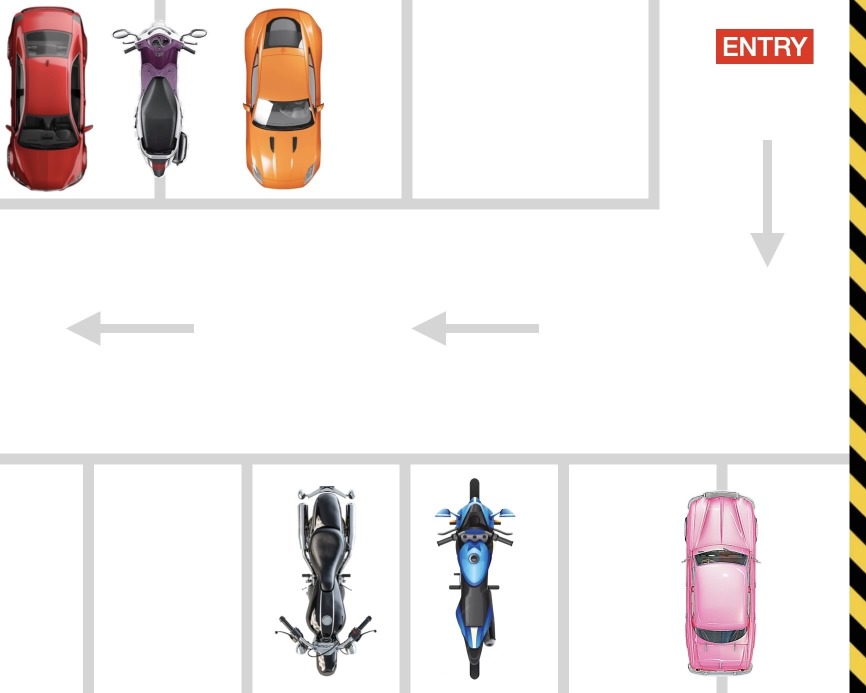
#> input picture Parking/carParkPortrait3.png, 1732 x 1386 px (shown at 1/2 size)
$ python draw.py
#> lines starting #> are read from the running program, lines starting #| are printed output that depends on the picture
import cv2
import pickle
import numpy as np

zoom_scale = 1.3
points = []  # Store polygon points
manual_mode = False
violation_mode = False
current_image_index = 0

# Image paths
image_paths = ['carParkPortrait3.png', 'carParkPortrait4.png']
img1 = cv2.imread(image_paths[0])
#> img1 is the input picture: shape (1386, 1732, 3); mean B, G, R 232.9, 234.4, 239.1
img2 = cv2.imread(image_paths[1])
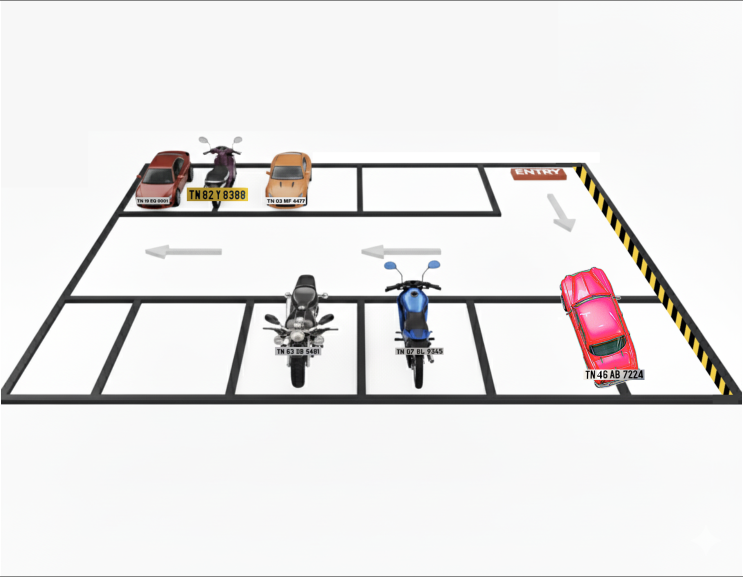
#> input picture Parking/carParkPortrait4.png, 1486 x 1154 px (shown at 1/2 size)
#> img2 is the input picture: shape (1154, 1486, 3); mean B, G, R 230.4, 230.6, 232.4
img2 = cv2.resize(img2, (img1.shape[1], img1.shape[0]))
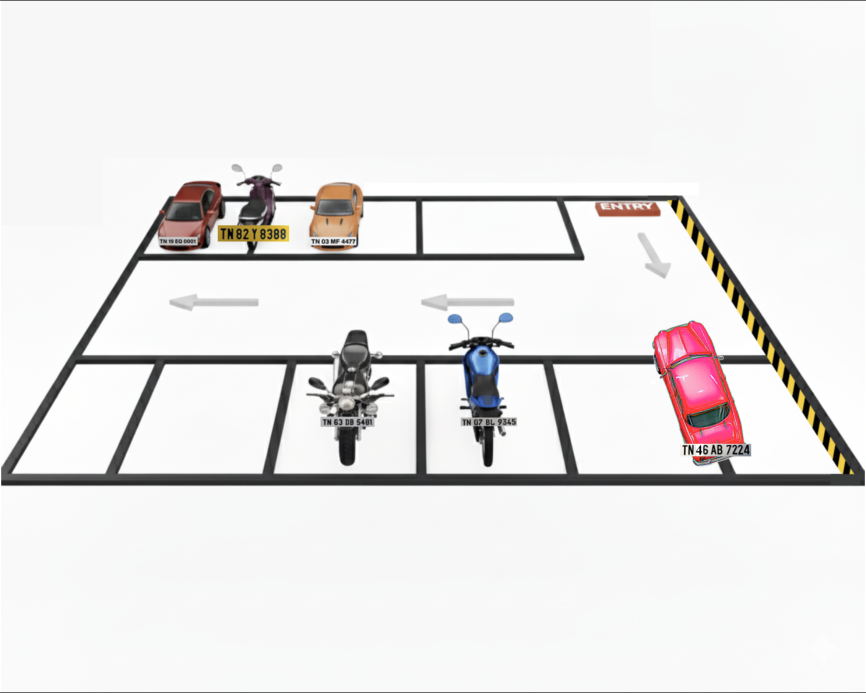
#> img2: shape (1386, 1732, 3) (shown at 1/2 size); mean B, G, R 230.3, 230.5, 232.4

# Load Saved Positions
posLists_parking = []
posLists_violation = []

for i in range(2):
    try:
        with open(f'CarParkPos_Parking_{i}', 'rb') as f:
            posLists_parking.append(pickle.load(f))
    except:
        posLists_parking.append([])

    try:
        with open(f'CarParkPos_Violation_{i}', 'rb') as f:
            posLists_violation.append(pickle.load(f))
    except:
        posLists_violation.append([])


def draw_polygon(event, x, y, flags, param):
    global points, manual_mode, violation_mode, img

    x = int(x / zoom_scale)
    y = int(y / zoom_scale)

    # Only allow manual or violation drawing
    if (manual_mode or violation_mode) and event == cv2.EVENT_LBUTTONDOWN:
        points.append((x, y))
        mode_name = "Violation" if violation_mode else "Parking"
        print(f"{mode_name} Mode: Point {len(points)} selected: {x, y}")

        if len(points) == 4:
            if violation_mode:
                posLists_violation[current_image_index].append(points[:])
                with open(f'CarParkPos_Violation_{current_image_index}', 'wb') as f:
                    pickle.dump(posLists_violation[current_image_index], f)
                print(f"Added VIOLATION polygon: {points}")
            else:
                posLists_parking[current_image_index].append(points[:])
                with open(f'CarParkPos_Parking_{current_image_index}', 'wb') as f:
                    pickle.dump(posLists_parking[current_image_index], f)
                print(f"Added PARKING polygon: {points}")

            points.clear()  # Reset


while True:
    img = cv2.imread(image_paths[current_image_index])
    if current_image_index == 1:
        img = cv2.resize(img, (img1.shape[1], img1.shape[0]))

    # Draw Parking polygons (GREEN)
    for i, poly in enumerate(posLists_parking[current_image_index]):
        pts = np.array(poly, np.int32)
        overlay = img.copy()
        cv2.fillPoly(overlay, [pts], (0, 255, 0))
        cv2.addWeighted(overlay, 0.3, img, 0.7, 0, img)
        cv2.polylines(img, [pts], True, (0, 255, 0), 2)
        cx, cy = np.mean(pts, axis=0).astype(int)
        cv2.putText(img, f"B{i+1}", (cx, cy), cv2.FONT_HERSHEY_SIMPLEX, 0.7, (255, 255, 255), 2)

    # Draw Violation polygons (RED)
    for i, poly in enumerate(posLists_violation[current_image_index]):
        pts = np.array(poly, np.int32)
        overlay = img.copy()
        cv2.fillPoly(overlay, [pts], (0, 0, 255))
        cv2.addWeighted(overlay, 0.3, img, 0.7, 0, img)
        cv2.polylines(img, [pts], True, (0, 0, 255), 2)
        cx, cy = np.mean(pts, axis=0).astype(int)
        cv2.putText(img, f"V{i+1}", (cx, cy), cv2.FONT_HERSHEY_SIMPLEX, 0.7, (255, 255, 255), 2)

    # Draw ongoing polygon points
    for pt in points:
        cv2.circle(img, pt, 4, (255, 255, 0), -1)
    if manual_mode or violation_mode:
        mode_text = "Violation Mode" if violation_mode else "Parking Mode"
        cv2.putText(img, f"{mode_text}: Select {len(points)+1}/4 points", (10, 25),
                    cv2.FONT_HERSHEY_SIMPLEX, 0.6, (0, 255, 255), 2)
        for j in range(len(points)-1):
            cv2.line(img, points[j], points[j+1], (255, 255, 0), 1)

    # Zoomed display
    zoomed_img = cv2.resize(img, None, fx=zoom_scale, fy=zoom_scale)
    cv2.imshow("Parking Zone Editor", zoomed_img)
    cv2.setMouseCallback("Parking Zone Editor", draw_polygon)

    key = cv2.waitKey(1)
#> (key q is pressed here)

    # Delete last polygon
    if key == ord('b'):
        if manual_mode and posLists_parking[current_image_index]:
            removed = posLists_parking[current_image_index].pop()
            with open(f'CarParkPos_Parking_{current_image_index}', 'wb') as f:
                pickle.dump(posLists_parking[current_image_index], f)
            print(f"Deleted PARKING polygon: {removed}")
        elif violation_mode and posLists_violation[current_image_index]:
            removed = posLists_violation[current_image_index].pop()
            with open(f'CarParkPos_Violation_{current_image_index}', 'wb') as f:
                pickle.dump(posLists_violation[current_image_index], f)
            print(f"Deleted VIOLATION polygon: {removed}")

    elif key == ord('c'):
        posLists_parking[current_image_index] = []
        posLists_violation[current_image_index] = []
        with open(f'CarParkPos_Parking_{current_image_index}', 'wb') as f:
            pickle.dump(posLists_parking[current_image_index], f)
        with open(f'CarParkPos_Violation_{current_image_index}', 'wb') as f:
            pickle.dump(posLists_violation[current_image_index], f)
        print("Cleared all polygons.")

    elif key == ord('m'):
        manual_mode = True
        violation_mode = False
        points.clear()
        print("Switched to PARKING mode.")

    elif key == ord('v'):
        violation_mode = True
        manual_mode = False
        points.clear()
        print("Switched to VIOLATION mode.")

    elif key == ord('s'):
        current_image_index = 1 - current_image_index
        points.clear()
        print(f"Switched to image: {image_paths[current_image_index]}")

    elif key == ord('q'):
        break

cv2.destroyAllWindows()
